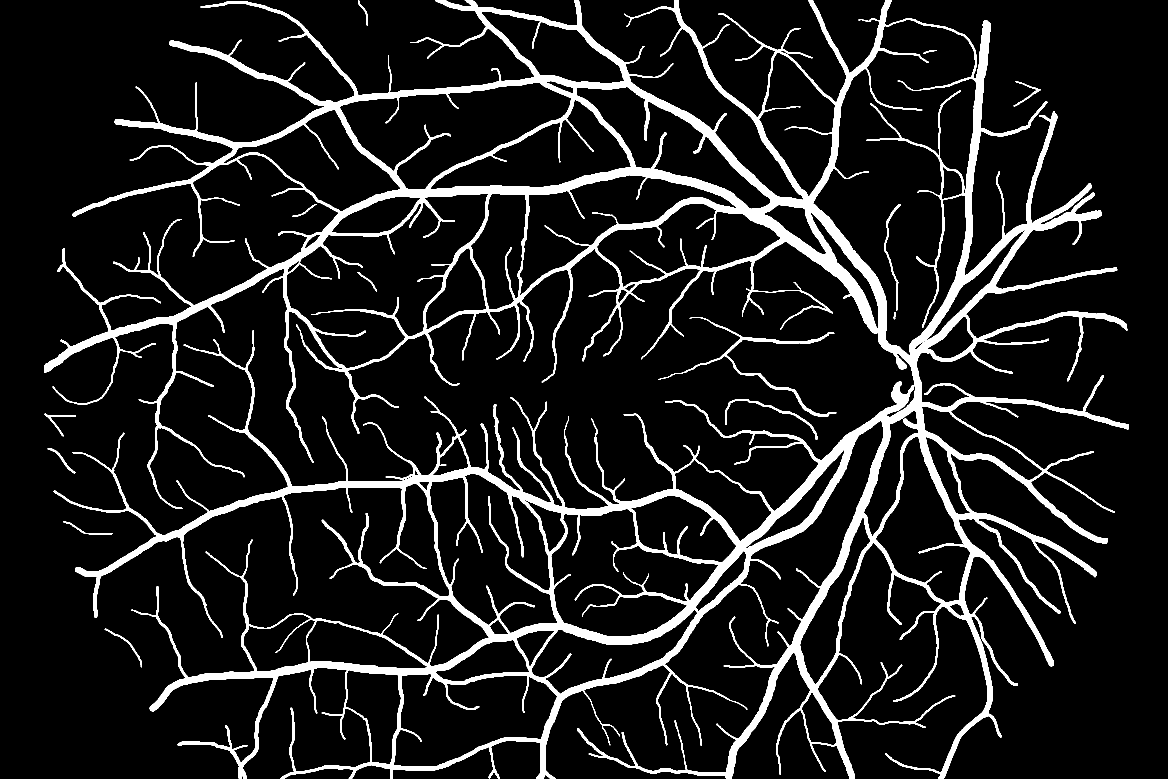
#> input picture sample/01_h.tif, 3504 x 2336 px (shown at 1/3 size); its folder holds only this picture in this run
$ python -i tortuosity.py   (imports and definitions only)
#> lines starting #> are read from the running program, lines starting #| are printed output that depends on the picture; after the words box and inside, x2 and y2 are one past the last pixel; in counts of white or black regions, pixels touching at a corner belong together
import math

import cv2
import numpy as np
from matplotlib import pyplot as plt
from numpy.core.fromnumeric import mean
from scipy import interpolate

from utils.math import math as m


def two_point_dist(pt1, pt2):
    return np.linalg.norm([x2 - x1 for x2, x1 in zip(pt1, pt2)])


# [276 lines left out: functions avg_pts, _distance_2p, _curve_length, _chord_length, distance_measure_tortuosity, _detect_inflection_points and 6 more, not called in this run]


def tortuosity_measure(img):
    k = 0

    contours, hier = cv2.findContours(img, cv2.RETR_EXTERNAL, cv2.CHAIN_APPROX_SIMPLE)

    torts = []
    arc_torts = []
    for cnt in contours:
        output = cv2.drawContours(
            np.zeros(img.shape, dtype=np.uint8), [cnt], -1, (255, 255, 255), 1
        )
        count = np.count_nonzero(output)
        if count >= 30:

            x, y, h, w = cv2.boundingRect(cnt)

            roi = output[y : y + w, x : x + h]

            r, c = roi.shape
            back = np.zeros((r + 2, c + 2), dtype=np.uint8)
            back[1 : r + 1, 1 : c + 1] = roi

            iroi = back.copy()
            # cv2.imshow('iroi',iroi)
            # cv2.waitKey(0)
            order = order_points(iroi)

            inflections = contour_inflections(iroi)
            clean = []
            [clean.append(x) for x in inflections if x not in clean]

            angles = get_angles(inflections)
            c_angles = [incom for incom in angles if str(incom) != "nan"]
            torts.append(mean(c_angles))

            arcbased = arclength(order, iroi)
            arc_torts.append(arcbased)

    tortuos = 180 / mean(torts)

    return mean(torts), tortuos, mean(arc_torts)


# [11 lines left out: function arclength, not called in this run]


def order_points(img):
    global r, c, visit
    r, c = img.shape
    visit = np.zeros((r, c))
    x, y = start_point(img, r, c)

    flag = True
    points = [[x, y]]

    while flag:
        x, y = dfs(img, x, y)
        if x != -1 and y != -1:
            points.append([x, y])
        else:
            flag = False

    return points


# [80 lines left out: functions getinflections, compute_angle, get_angles, contour_inflections, not called in this run]


def start_point(img, r, c):
    im = img.copy()

    im[im == 255] = 1
    dummy = cv2.cvtColor(img.copy(), cv2.COLOR_GRAY2BGR)
    for i in range(1, r - 1):
        for j in range(1, c - 1):
            if im[i][j] == 1:
                roi = im[i - 1 : i + 2, j - 1 : j + 2]
                p = np.sum(roi)
                if p == 2:
                    dummy[i][j] = [0, 0, 255]
                    return (i, j)


# [290 lines left out: functions dfs, distance, sd_theta, mean_distance_measure, num_critical_points, vessel_tort_index, not called in this run]

>>> import cv2
>>> picture = cv2.imread('../../sample/01_h.tif', cv2.IMREAD_GRAYSCALE)
#> picture: shape (2336, 3504); 10.2% white; 14 white regions
>>> result = tortuosity_measure(picture)
#> in tortuosity_measure, `contours, hier = cv2.findContours(img, cv2.RETR_EXTERNAL, cv2.CHAIN_AP..`: contours = 10 contours; largest, box (x1, y1, x2, y2) and area: (133, 0, 3386, 2336) 2677071, (1975, 952, 2509, 1251) 5866, (2175, 1197, 2452, 1320) 1564, (134, 1240, 227, 1309) 580, (314, 1886, 426, 2002) 564
#> the loop in tortuosity_measure, `for cnt in contours:` made 1 pass
#> (count, h, w) on pass 1: (304, 112, 116)
#> pass 1, in tortuosity_measure, `output = cv2.drawContours( np.zeros(img.shape, dtype=np.uint8), [cnt],..`:
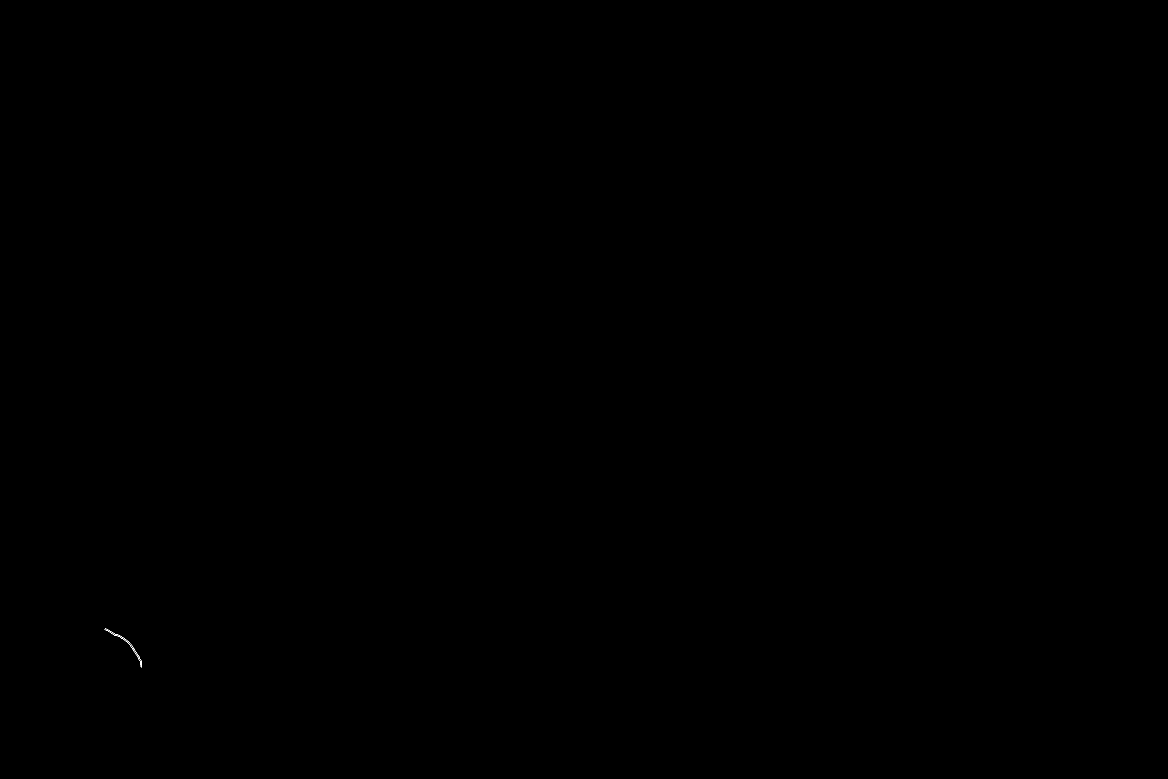
#> output: shape (2336, 3504) (shown at 1/3 size); 0% white in thin lines or dots, all inside (x1, y1, x2, y2) = (314, 1886, 426, 2002)
#> pass 1, in tortuosity_measure, `roi = output[y : y + w, x : x + h]`:
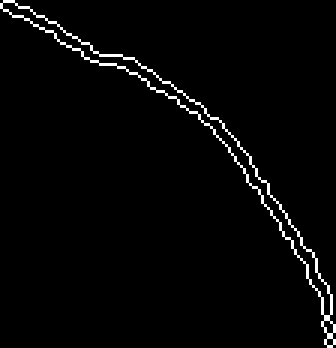
#> roi: shape (116, 112) (shown 3 times larger); 2.3% white in thin lines or dots
#> pass 1, in tortuosity_measure, `iroi = back.copy()`:
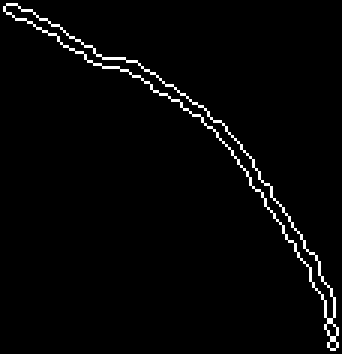
#> iroi: shape (118, 114) (shown 3 times larger); 2.3% white in thin lines or dots
#> after the loop in tortuosity_measure, `for cnt in contours:`: arc_torts = []
#> (the run stopped early here; a loop or call above may not have finished)

$ run again, on sample/10_left.jpeg
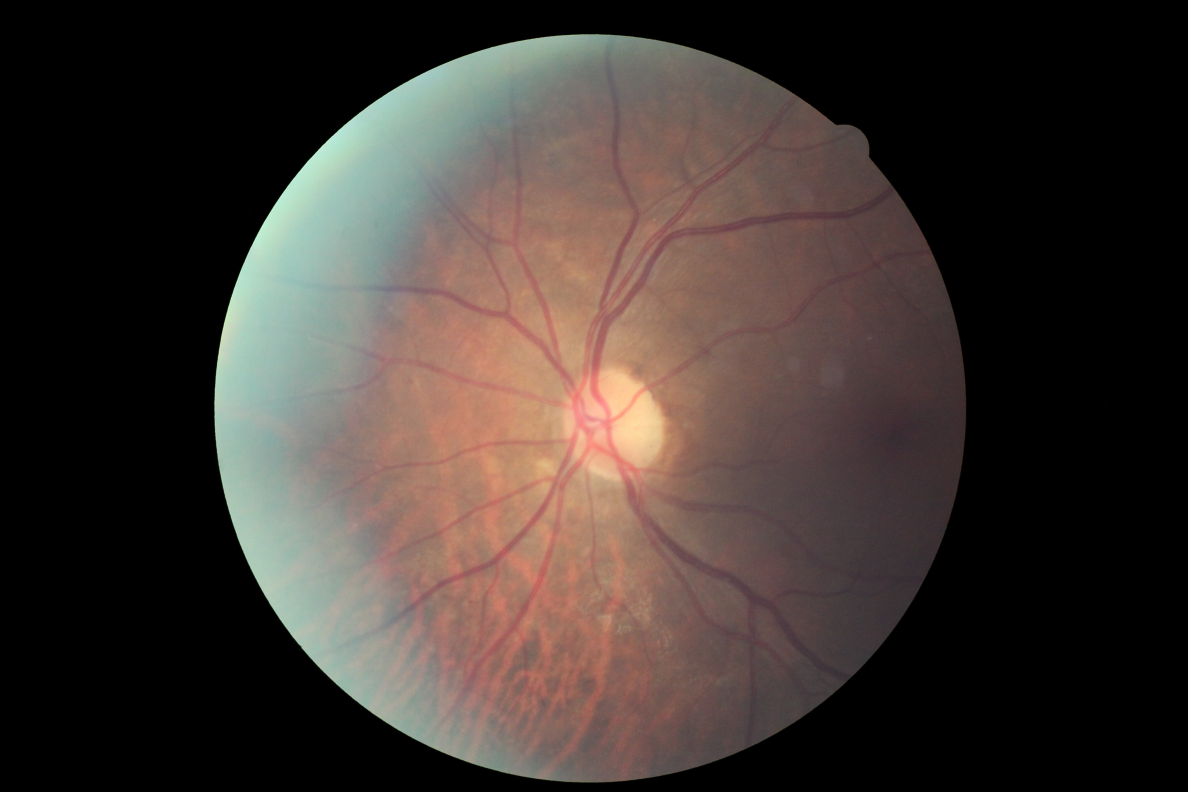
#> input picture sample/10_left.jpeg, 4752 x 3168 px (shown at 1/4 size)
#> `picture = cv2.imread('../../sample/01_h.tif', cv2.IMREAD_GRAYSCALE)`:
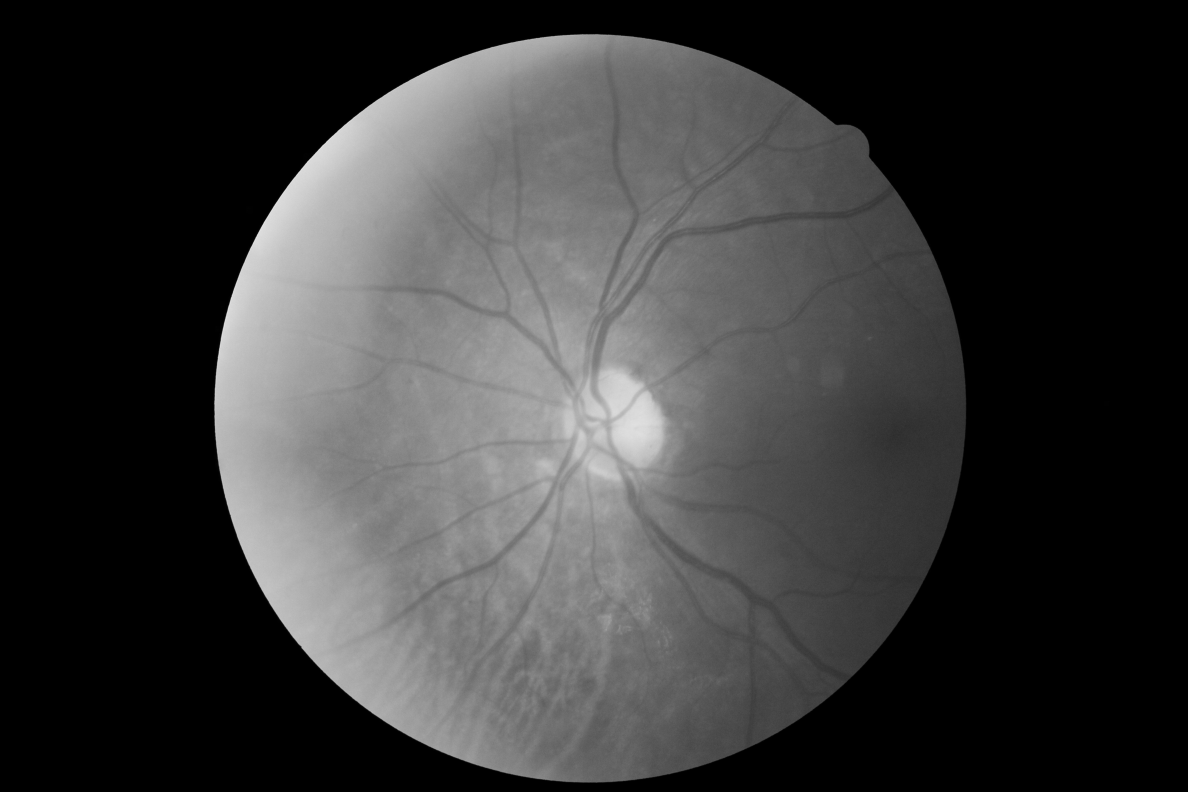
#> picture: shape (3168, 4752) (shown at 1/4 size); min 0, max 244, mean 56.9
#> contours = 632 contours, 629 with area under 20; largest, box (x1, y1, x2, y2) and area: (848, 130, 3870, 3135) 7123850, (984, 822, 1011, 856) 708, (4414, 1602, 4438, 1624) 391
#> the loop in tortuosity_measure, `for cnt in contours:` made 436 passes
#> (count, h, w) on pass 436: (78, 24, 22)
#> after the loop in tortuosity_measure, `for cnt in contours:`:
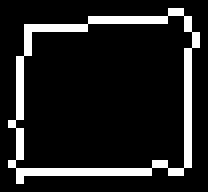
#> back: shape (24, 26) (shown 8 times larger); 12.5% white in thin lines or dots, all inside (x1, y1, x2, y2) = (1, 1, 25, 23)
#> after the loop in tortuosity_measure, `for cnt in contours:`: arc_torts = []
